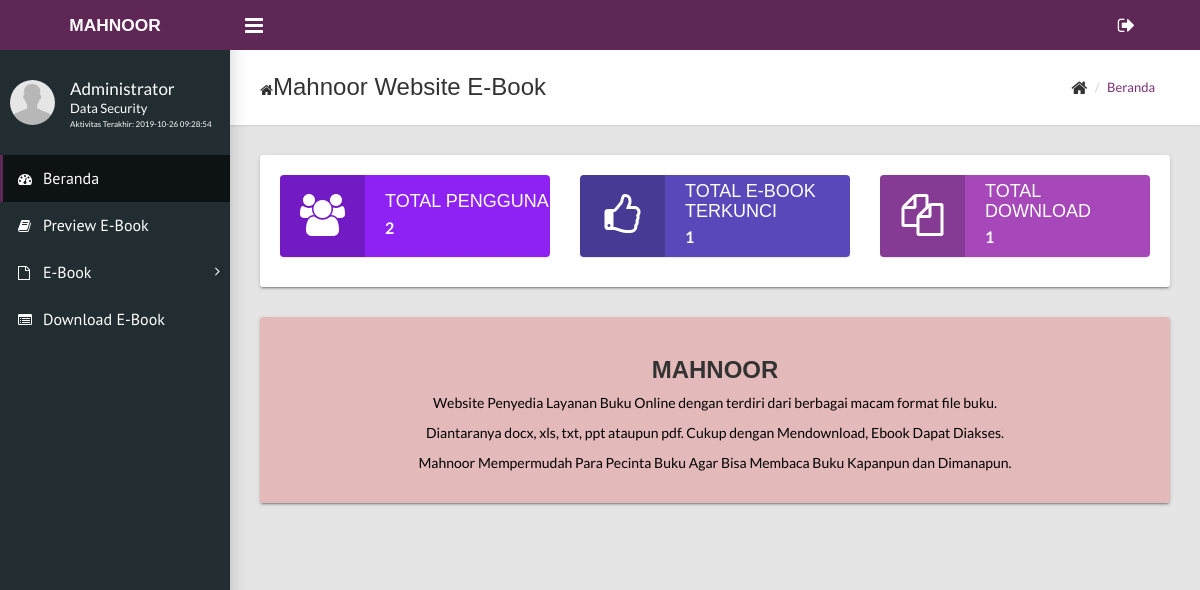
Screenshot of /dashboard/index.php (signed in) with the database file from the repository.
### tables this page shows
CREATE TABLE IF NOT EXISTS `users` (
  `username` varchar(15) NOT NULL,
  `password` varchar(100) DEFAULT NULL,
  `fullname` varchar(50) DEFAULT NULL,
  `job_title` varchar(50) DEFAULT NULL,
  `join_date` timestamp NULL DEFAULT NULL,
  `last_activity` timestamp NULL DEFAULT NULL,
  `status` enum('1','2') DEFAULT NULL,
  PRIMARY KEY (`username`)
);

### dashboard/index.php (the view, shortened to what this page needs)
<?php
include('../config.php');
?>
<!DOCTYPE html>
<html>
<?php
$user = $_SESSION['username'];
$query = mysqli_query($connect, "SELECT fullname,job_title,last_activity FROM users WHERE username='$user'");
$data = mysqli_fetch_array($query);
?>
  <head>
    <link rel="stylesheet" type="text/css" href="../assets/css/main.css">
  </head>
  <body class="sidebar-mini fixed">
    <?php include('navmenu.php'); ?>
      <div class="content-wrapper">
        <div class="page-title">
          <div>
            <h1><i class="fa fa-home"></i>Mahnoor Website E-Book</h1>
          </div>
          <div>
            <ul class="breadcrumb">
              <li><i class="fa fa-home fa-lg"></i></li>
              <li><a href="#">Beranda</a></li>
            </ul>
          </div>
        </div>
                <div class="row">
                  <div class="col-md-12">
                    <div class="card">
                      <div class="card-body">
                        <div class="row">
                  <div class="col-md-4">
                    <div class="widget-small info"><i class="icon fa fa-users fa-3x"></i>
                      <?php
      								$query = mysqli_query($connect, "SELECT count(*) totaluser FROM users");
      								$datauser = mysqli_fetch_array($query);
								      ?>
                      <div class="info">
                        <h4>Total Pengguna</h4>
                        <p> <b><?php echo $datauser['totaluser']; ?></b></p>
                      </div>
                    </div>
                  </div>
                  <div class="col-md-4">
                    <div class="widget-small warning"><i class="icon fa fa-thumbs-o-up fa-3x"></i>
                      <?php
      								$query = mysqli_query($connect, "SELECT count(*) totalencrypt FROM file WHERE status='1'");
      								$dataencrypt = mysqli_fetch_array($query);
								      ?>
                      <div class="info">
                        <h4>Total E-Book Terkunci</h4>
                        <p> <b><?php echo $dataencrypt['totalencrypt']; ?></b></p>
                      </div>
                    </div>
                  </div>
                  <div class="col-md-4">
                    <div class="widget-small danger"><i class="icon fa fa-files-o fa-3x"></i>
                      <div class="info">
                        <?php
        								$query = mysqli_query($connect, "SELECT count(*) totaldecrypt FROM file WHERE status='2'");
        								$datadecrypt = mysqli_fetch_array($query);
  								      ?>
                        <h4>Total Download</h4>
                        <p> <b><?php echo $datadecrypt['totaldecrypt']; ?></b></p>
                      </div>
                    </div>
                  </div>
                </div>
              </div>
            </div>
          </div>
        </div>
        <div class="row" >
          <div class="col-md-12" >
          <div class="card" style="background-color: #e4b9b9;">
            <div class="card-body">
          <center><img src="" alt="" class="img-responsive" width="100px">
        <h3><b>MAHNOOR</b></h3>
        <p style="color:#000;">Website Penyedia Layanan Buku Online dengan terdiri dari berbagai macam format file buku.</p>
        <p style="color:#000;">Diantaranya docx, xls, txt, ppt ataupun pdf. Cukup dengan Mendownload, Ebook Dapat Diakses.</p>
        <p style="color:#000;">Mahnoor Mempermudah Para Pecinta Buku Agar Bisa Membaca Buku Kapanpun dan Dimanapun.</p>
      </center>
        </div>
      </div>
    </div>
        </div>
      </div>
    </div>
  </body>
</html>

### dashboard/navmenu.php (shortened to what this page needs)
<div class="wrapper">
      <header class="main-header hidden-print"><a class="logo" href="" target="_blank" rel="noopener noreferrer" style="font-size:13pt"><img src="" alt="" srcset=""><strong>MAHNOOR</strong></a>
        <nav class="navbar navbar-static-top">
          <a class="sidebar-toggle" href="#" data-toggle="offcanvas"></a>
          <div class="navbar-custom-menu">
            <ul class="top-nav">
              <li class="dropdown"><a class="dropdown-toggle" href="#" data-toggle="dropdown" role="button" aria-haspopup="true" aria-expanded="false"><i class="fa fa-sign-out fa-lg"></i></a>
              </li>
            </ul>
          </div>
        </nav>
      </header>
      <aside class="main-sidebar hidden-print">
        <section class="sidebar">
          <div class="user-panel">
            <div class="pull-left image"><img class="img-circle" src="../assets/images/user.png" alt="User Image"></div>
            <div class="pull-left info">
              <p style="margin-top:-5px;"><?php echo $data['fullname']; ?></p>
              <p class="designation"><?php echo $data['job_title']; ?></p>
              <p class="designation" style="font-size:6pt;">Aktivitas Terakhir: <?php echo $data['last_activity'] ?></p>
            </div>
          </div>
          <ul class="sidebar-menu">
            <li class="active"><a href="index.php"><i class="fa fa-dashboard"></i><span>Beranda</span></a></li>
            <li><a href="materi.php"><i class="fa fa-book"></i><span>Preview E-Book</span></a></li>
            <?php
            $v = $_SESSION['username'];
            $query = mysqli_query($connect, "SELECT * FROM users WHERE username='$v'");
            $users = mysqli_fetch_array($query);
            if ($users['status'] == 1) {
              echo '<li class="treeview"><a href="#"><i class="fa fa-file-o"></i><span>E-Book </span><i class="fa fa-angle-right"></i></a>
                <ul class="treeview-menu">
                  <li><a href="encrypt.php"><i class="fa fa-circle-o"></i> Tambah E-Book</a></li>
                  <li><a href="decrypt.php"><i class="fa fa-circle-o"></i> Kumpulan E-Book</a></li>
                </ul>
              </li>';
            }elseif ($users['status'] == 2) {
              echo "";
            }else {
              echo "";
            }
             ?>
            <li><a href="history.php"><i class="fa fa-list-alt"></i><span>Download E-Book</span></a></li>
          </ul>
        </section>
      </aside>

### rows the page displays
users: fullname "Administrator", job_title "Data Security", last_activity "2019-10-26 09:28:54"

### other values shown
$datauser['totaluser'] "2"
$dataencrypt['totalencrypt'] "1"
$datadecrypt['totaldecrypt'] "1"
